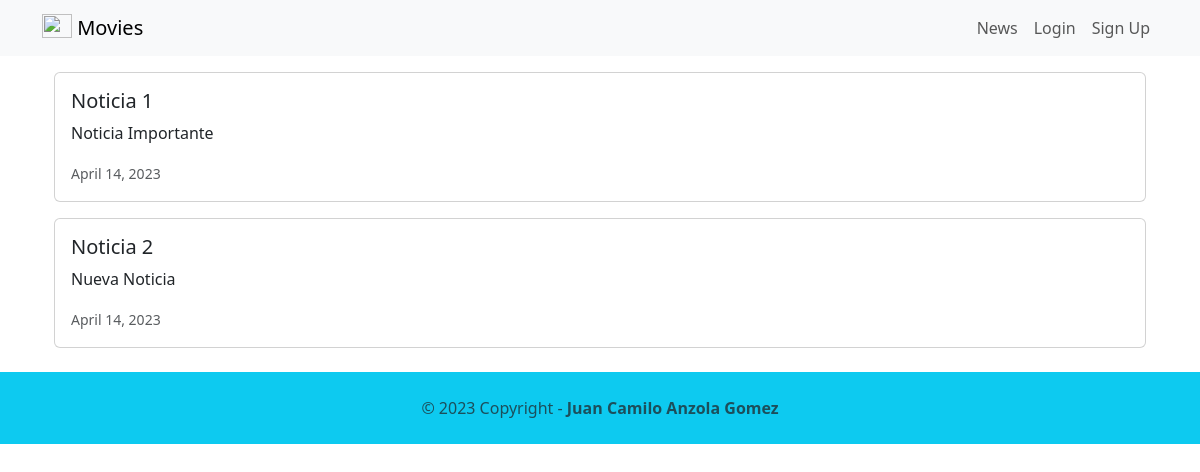
Page /news/ on the committed database.
### news/models.py (models this page shows, shortened)
class News(models.Model):
    headline = models.CharField(max_length=200)
    body = models.TextField()
    date = models.DateField()

### news/views.py (the view)
# urls.py: path('news/', include('news.urls')),
def news(request):
    newss = News.objects.all().order_by('-date')
    return render(request, 'news.html', {'newss':newss})

### news/templates/news.html (shortened to what this page needs)
<!doctype html>
<html lang="en">
<head>
    <link href="https://cdn.jsdelivr.net/npm/bootstrap@5.3.0-alpha2/dist/css/bootstrap.min.css" rel="stylesheet">
</head>
<body>
    {% extends 'base.html' %}
    {% block content %}
    <div class="container">
        {% for news in newss %}
        <div class="card mb-3">
            <div class="row g-0">
                <div>
                    <div class="card-body">
                        <h5 class="card-title">{{ news.headline }}</h5>
                        <p class="card-text">{{ news.body }}</p>
                        <p class="card-text"><small class="text-muted">
                            {{ news.date }}
                        </small></p>
                    </div>
                </div>
            </div>
        </div>
        {% endfor %}
    </div>
    {% endblock content %}

### rows in the picture
News: headline "Noticia 1", body "Noticia Importante", date "April 14, 2023"
News: headline "Noticia 2", body "Nueva Noticia", date "April 14, 2023"
